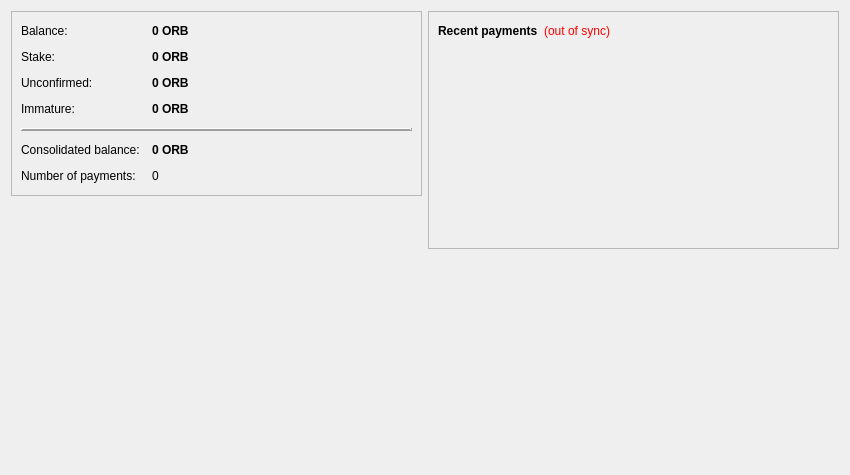
<?xml version="1.0" encoding="UTF-8"?>
<ui version="4.0">
 <class>OverviewPage</class>
 <widget class="QWidget" name="OverviewPage">
  <property name="geometry">
   <rect>
    <x>0</x>
    <y>0</y>
    <width>850</width>
    <height>475</height>
   </rect>
  </property>
  <property name="windowTitle">
   <string>Form</string>
  </property>
  <layout class="QHBoxLayout" name="horizontalLayout" stretch="1,1">
   <item>
    <layout class="QVBoxLayout" name="verticalLayout_2">
     <item>
      <widget class="QFrame" name="frame">
       <property name="frameShape">
        <enum>QFrame::StyledPanel</enum>
       </property>
       <property name="frameShadow">
        <enum>QFrame::Raised</enum>
       </property>
       <layout class="QVBoxLayout" name="verticalLayout_4">
        <item>
         <layout class="QFormLayout" name="formLayout_2">
          <property name="fieldGrowthPolicy">
           <enum>QFormLayout::AllNonFixedFieldsGrow</enum>
          </property>
          <property name="horizontalSpacing">
           <number>12</number>
          </property>
          <property name="verticalSpacing">
           <number>12</number>
          </property>
          <property name="topMargin">
           <number>3</number>
          </property>
          <property name="bottomMargin">
           <number>3</number>
          </property>
          <item row="0" column="0">
           <widget class="QLabel" name="label">
            <property name="text">
             <string>Balance:</string>
            </property>
           </widget>
          </item>
          <item row="0" column="1">
           <widget class="QLabel" name="labelBalance">
            <property name="font">
             <font>
              <weight>75</weight>
              <bold>true</bold>
             </font>
            </property>
            <property name="cursor">
             <cursorShape>IBeamCursor</cursorShape>
            </property>
            <property name="toolTip">
             <string>Your available balance</string>
            </property>
            <property name="text">
             <string notr="true">0 ORB</string>
            </property>
            <property name="textInteractionFlags">
             <set>Qt::LinksAccessibleByMouse|Qt::TextSelectableByKeyboard|Qt::TextSelectableByMouse</set>
            </property>
           </widget>
          </item>
          <item row="1" column="0">
           <widget class="QLabel" name="labelStakeText">
            <property name="text">
             <string>Stake:</string>
            </property>
           </widget>
          </item>
          <item row="1" column="1">
           <widget class="QLabel" name="labelStake">
            <property name="font">
             <font>
              <weight>75</weight>
              <bold>true</bold>
             </font>
            </property>
            <property name="cursor">
             <cursorShape>IBeamCursor</cursorShape>
            </property>
            <property name="toolTip">
             <string>Total of coins out of the current balance impermanently due to a profit generated recently</string>
            </property>
            <property name="text">
             <string notr="true">0 ORB</string>
            </property>
            <property name="textInteractionFlags">
             <set>Qt::LinksAccessibleByMouse|Qt::TextSelectableByKeyboard|Qt::TextSelectableByMouse</set>
            </property>
           </widget>
          </item>
          <item row="2" column="0">
           <widget class="QLabel" name="labelUnconfirmedText">
            <property name="text">
             <string>Unconfirmed:</string>
            </property>
           </widget>
          </item>
          <item row="2" column="1">
           <widget class="QLabel" name="labelUnconfirmed">
            <property name="font">
             <font>
              <weight>75</weight>
              <bold>true</bold>
             </font>
            </property>
            <property name="cursor">
             <cursorShape>IBeamCursor</cursorShape>
            </property>
            <property name="toolTip">
             <string>Total of coins not yet confirmed and count pending toward the current balance</string>
            </property>
            <property name="text">
             <string notr="true">0 ORB</string>
            </property>
            <property name="textInteractionFlags">
             <set>Qt::LinksAccessibleByMouse|Qt::TextSelectableByKeyboard|Qt::TextSelectableByMouse</set>
            </property>
           </widget>
          </item>
          <item row="3" column="0">
           <widget class="QLabel" name="labelImmatureText">
            <property name="text">
             <string>Immature:</string>
            </property>
           </widget>
          </item>
          <item row="3" column="1">
           <widget class="QLabel" name="labelImmature">
            <property name="font">
             <font>
              <weight>75</weight>
              <bold>true</bold>
             </font>
            </property>
            <property name="toolTip">
             <string>Mined balance not yet matured</string>
            </property>
            <property name="text">
             <string notr="true">0 ORB</string>
            </property>
            <property name="textInteractionFlags">
             <set>Qt::LinksAccessibleByMouse|Qt::TextSelectableByKeyboard|Qt::TextSelectableByMouse</set>
            </property>
           </widget>
          </item>
          <item row="4" column="0" colspan="2">
           <widget class="QFrame" name="line">
            <property name="sizePolicy">
             <sizepolicy hsizetype="Expanding" vsizetype="Fixed">
              <horstretch>0</horstretch>
              <verstretch>0</verstretch>
             </sizepolicy>
            </property>
            <property name="frameShape">
             <enum>QFrame::HLine</enum>
            </property>
            <property name="frameShadow">
             <enum>QFrame::Raised</enum>
            </property>
            <property name="lineWidth">
             <number>2</number>
            </property>
           </widget>
          </item>
          <item row="5" column="0">
           <widget class="QLabel" name="labelConsolidatedText">
            <property name="text">
             <string>Consolidated balance:</string>
            </property>
           </widget>
          </item>
          <item row="5" column="1">
           <widget class="QLabel" name="labelConsolidated">
            <property name="font">
             <font>
              <weight>75</weight>
              <bold>true</bold>
             </font>
            </property>
            <property name="toolTip">
             <string>Consolidated (total) balance of all the accounts above</string>
            </property>
            <property name="text">
             <string notr="true">0 ORB</string>
            </property>
            <property name="textInteractionFlags">
             <set>Qt::LinksAccessibleByMouse|Qt::TextSelectableByKeyboard|Qt::TextSelectableByMouse</set>
            </property>
           </widget>
          </item>
          <item row="6" column="0">
           <widget class="QLabel" name="label_2">
            <property name="text">
             <string>Number of payments:</string>
            </property>
           </widget>
          </item>
          <item row="6" column="1">
           <widget class="QLabel" name="labelNumTransactions">
            <property name="toolTip">
             <string>Total number of payments in your wallet</string>
            </property>
            <property name="text">
             <string notr="true">0</string>
            </property>
           </widget>
          </item>
         </layout>
        </item>
       </layout>
      </widget>
     </item>
     <item>
      <widget class="QLabel" name="orblogo">
       <property name="text">
        <string/>
       </property>
       <property name="pixmap">
        <pixmap resource="../orbitcoin.qrc">:/icons/orbitcoin</pixmap>
       </property>
       <property name="scaledContents">
        <bool>false</bool>
       </property>
       <property name="alignment">
        <set>Qt::AlignCenter</set>
       </property>
       <property name="margin">
        <number>-2</number>
       </property>
      </widget>
     </item>
     <item>
      <spacer name="verticalSpacer">
       <property name="orientation">
        <enum>Qt::Vertical</enum>
       </property>
       <property name="sizeHint" stdset="0">
        <size>
         <width>20</width>
         <height>40</height>
        </size>
       </property>
      </spacer>
     </item>
    </layout>
   </item>
   <item>
    <layout class="QVBoxLayout" name="verticalLayout_3">
     <item>
      <widget class="QFrame" name="frame_2">
       <property name="frameShape">
        <enum>QFrame::StyledPanel</enum>
       </property>
       <property name="frameShadow">
        <enum>QFrame::Raised</enum>
       </property>
       <layout class="QVBoxLayout" name="verticalLayout">
        <item>
         <layout class="QHBoxLayout" name="horizontalLayout_2">
          <item>
           <widget class="QLabel" name="label_4">
            <property name="text">
             <string>&lt;b&gt;Recent payments&lt;/b&gt;</string>
            </property>
           </widget>
          </item>
          <item>
           <widget class="QLabel" name="labelTransactionsStatus">
            <property name="toolTip">
             <string>The displayed information may be out of date. Your wallet automatically synchronizes with the Orbitcoin network after a connection is established, but this process has not completed yet.</string>
            </property>
            <property name="styleSheet">
             <string notr="true">QLabel { color: red; }</string>
            </property>
            <property name="text">
             <string notr="true">(out of sync)</string>
            </property>
            <property name="alignment">
             <set>Qt::AlignRight|Qt::AlignTrailing|Qt::AlignVCenter</set>
            </property>
           </widget>
          </item>
          <item>
           <spacer name="horizontalSpacer">
            <property name="orientation">
             <enum>Qt::Horizontal</enum>
            </property>
            <property name="sizeHint" stdset="0">
             <size>
              <width>40</width>
              <height>20</height>
             </size>
            </property>
           </spacer>
          </item>
         </layout>
        </item>
        <item>
         <widget class="QListView" name="listTransactions">
          <property name="styleSheet">
           <string notr="true">QListView { background: transparent; }</string>
          </property>
          <property name="frameShape">
           <enum>QFrame::NoFrame</enum>
          </property>
          <property name="verticalScrollBarPolicy">
           <enum>Qt::ScrollBarAlwaysOff</enum>
          </property>
          <property name="horizontalScrollBarPolicy">
           <enum>Qt::ScrollBarAlwaysOff</enum>
          </property>
          <property name="selectionMode">
           <enum>QAbstractItemView::NoSelection</enum>
          </property>
         </widget>
        </item>
       </layout>
      </widget>
     </item>
     <item>
      <spacer name="verticalSpacer_2">
       <property name="orientation">
        <enum>Qt::Vertical</enum>
       </property>
       <property name="sizeHint" stdset="0">
        <size>
         <width>20</width>
         <height>40</height>
        </size>
       </property>
      </spacer>
     </item>
    </layout>
   </item>
  </layout>
 </widget>
 <resources>
  <include location="../orbitcoin.qrc"/>
 </resources>
 <connections/>
</ui>
